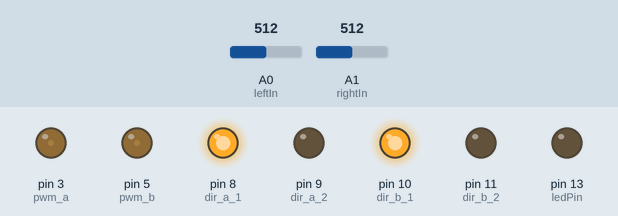
The sketch below on a simulated Arduino Uno, built with avr-gcc and run on an emulated ATmega328P. Parts: output pins drawn as LEDs (lit = HIGH). Inputs (shaded band) come from the test bench; at power-on: A0 (leftIn) = 512, A1 (rightIn) = 512.

Above: at 1.2 s.
1.3 s: A0 (leftIn) set to 490
At 2.4 s:
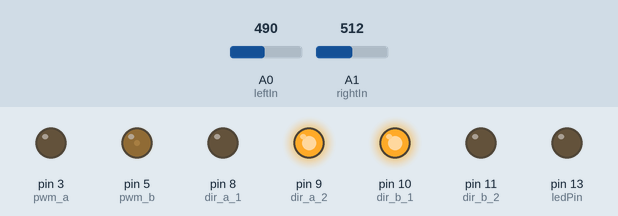
2.8 s: A1 (rightIn) set to 490
At 3.5 s:
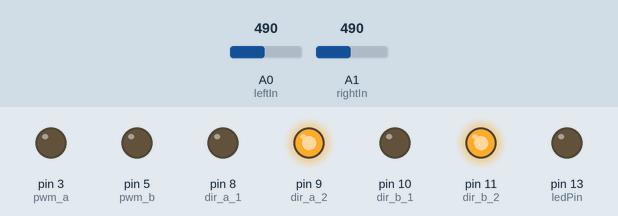
4.3 s: A0 (leftIn) set to 511
At 4.7 s:
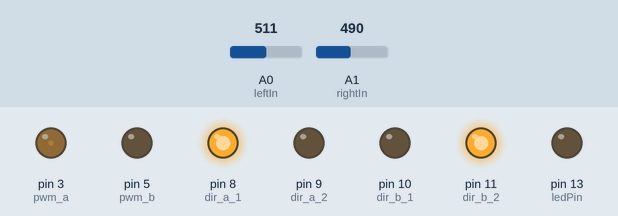
5.8 s: A1 (rightIn) set to 306
At 7.0 s:
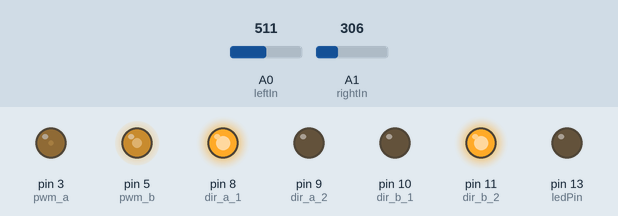
7.3 s: A0 (leftIn) set to 480
At 8.2 s:
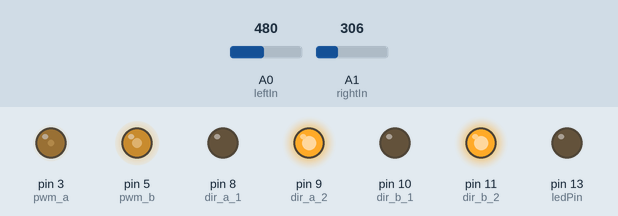
8.8 s: A1 (rightIn) set to 122
At 9.3 s:
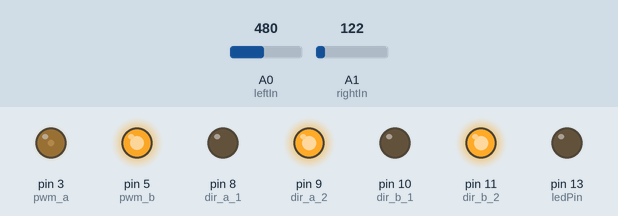
Timing chart, 0 to 11.3 s (numbered marks = the images above; inputs shaded):
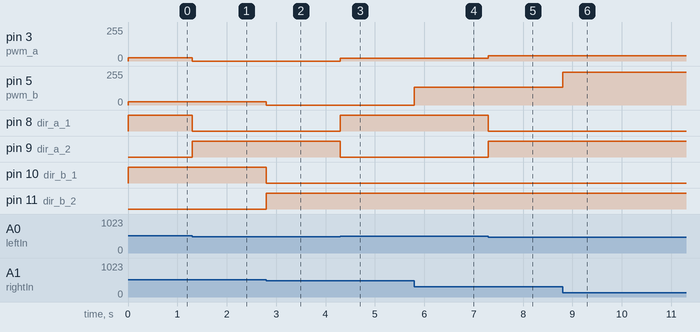

The sketch:

test_drive.ino
```cpp
int leftIn = 0;    // select the input pin for the potentiometer
int rightIn = 1;    // select the input pin for the potentiometer
int ledPin = 13;   // select the pin for the LED
int left = 0;       // variable to store the value coming from the sensor
int right = 0;       // variable to store the value coming from the sensor

int pwm_a = 3;
int dir_a_1 = 8;
int dir_a_2 = 9;

int pwm_b = 5;
int dir_b_1 = 10;
int dir_b_2 = 11;

int left_dir = 0;
int right_dir = 0;

int left_speed = 0;
int right_speed = 0;

void setup() {
  pinMode(ledPin, OUTPUT);  // declare the ledPin as an OUTPUT
  pinMode(leftIn, INPUT);
  pinMode(rightIn, INPUT);

  pinMode(dir_a_1, OUTPUT);
  pinMode(dir_a_2, OUTPUT);
  pinMode(pwm_a, OUTPUT);

  pinMode(dir_b_1, OUTPUT);
  pinMode(dir_b_2, OUTPUT);
  pinMode(pwm_b, OUTPUT);
  Serial.begin(9600);
}

void loop() {
  left = analogRead(leftIn);    // read the value from the sensor
  right = analogRead(rightIn);    // read the value from the sensor

  if (left >= 490 && left <= 510) {
    left_dir = 0;
    left_speed = 0;
  } else {
    if (left < 500) {
      left_dir = 0;
    } else {
      left_dir = 1;
    }
    left_speed = abs(left - 500);
  }

  if (right >= 490 && right <= 510) {
    right_dir = 0;
    right_speed = 0;
  } else {
    if (right < 500) {
      right_dir = 0;
    } else {
      right_dir = 1;
    }
    right_speed = abs(right - 500);
  }

  left_speed = left_speed * 2;
  right_speed = right_speed * 2;

  if (left_dir == 0) {
    digitalWrite(dir_a_1, LOW);
    digitalWrite(dir_a_2, HIGH);
  } else {
    digitalWrite(dir_a_1, HIGH);
    digitalWrite(dir_a_2, LOW);
  }

  if (right_dir == 0) {
    digitalWrite(dir_b_1, LOW);
    digitalWrite(dir_b_2, HIGH);
  } else {
    digitalWrite(dir_b_1, HIGH);
    digitalWrite(dir_b_2, LOW);
  }

  analogWrite(pwm_a, left_speed);
  analogWrite(pwm_b, right_speed);

/*
  Serial.print(left_dir);
  Serial.print(", ");
  Serial.print(left_speed);
  Serial.print(" / ");
  Serial.print(right_dir);
  Serial.print(", ");
  Serial.println(right_speed);
  digitalWrite(ledPin, HIGH);  // turn the ledPin on
  delay(left);                  // stop the program for some time
  digitalWrite(ledPin, LOW);   // turn the ledPin off
  delay(right);                  // stop the program for some time
*/
}
```

Measured:
- after the input at 1.3 s, pin 3 (pwm_a): 24/255 → 0/255 at once; pin 8 (dir_a_1): HIGH → LOW at once; pin 9 (dir_a_2): LOW → HIGH at once
- after the input at 2.8 s, pin 5 (pwm_b): 24/255 → 0/255 at once; pin 10 (dir_b_1): HIGH → LOW at once; pin 11 (dir_b_2): LOW → HIGH at once
- after the input at 4.3 s, pin 3 (pwm_a): 0/255 → 22/255 at once; pin 8 (dir_a_1): LOW → HIGH at once; pin 9 (dir_a_2): HIGH → LOW at once
- after the input at 5.8 s, pin 5 (pwm_b): 0/255 → 132/255 at once
- after the input at 7.3 s, pin 3 (pwm_a): 22/255 → 40/255 at once; pin 8 (dir_a_1): HIGH → LOW at once; pin 9 (dir_a_2): LOW → HIGH at once
- after the input at 8.8 s, pin 5 (pwm_b): 132/255 → 244/255 at once
